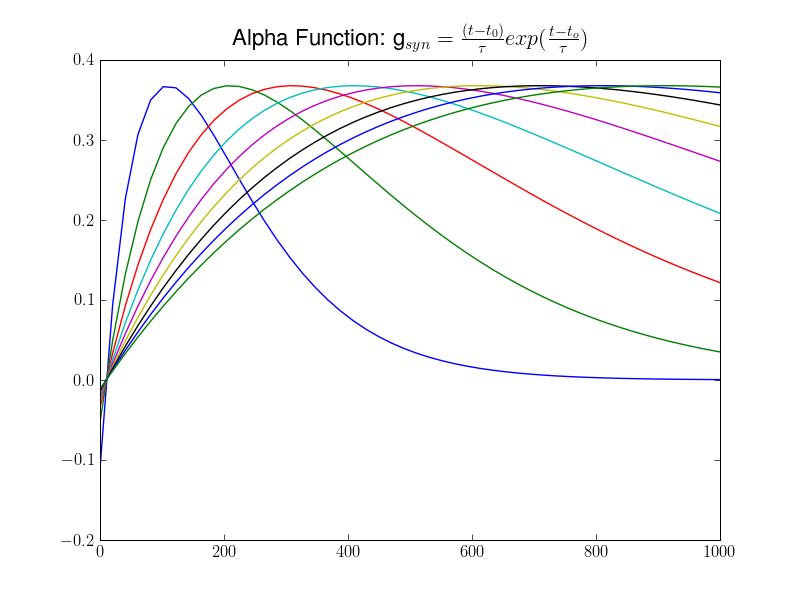

Here is the Python script that generated this plot:
# alpha function

import numpy as np
import matplotlib.pyplot as plt
import matplotlib
from numpy import exp

matplotlib.rc('text', usetex=True)    # Activating Tex. Used in the plot title
matplotlib.rc('font',**{'family':'sans-serif','sans-serif':['Helvetica']})

t = np.linspace(0, 1000)
t0 = 10
taus = np.arange(100, 1000, 100)

g_syns = []
for tau in taus:
   g_syn = (t - t0)/tau * exp(- (t-t0)/tau)
   #plot(t, g_syn)
   g_syns.append(g_syn)

for g_syn in g_syns:
    plt.plot(t, g_syn)
  
plt.title(r"Alpha Function: g_{syn} = \frac{(t-t_0)}{\tau} exp(\frac{t-t_o}{\tau})", fontsize=16)
plt.savefig('alpha_function.png')
plt.show()
